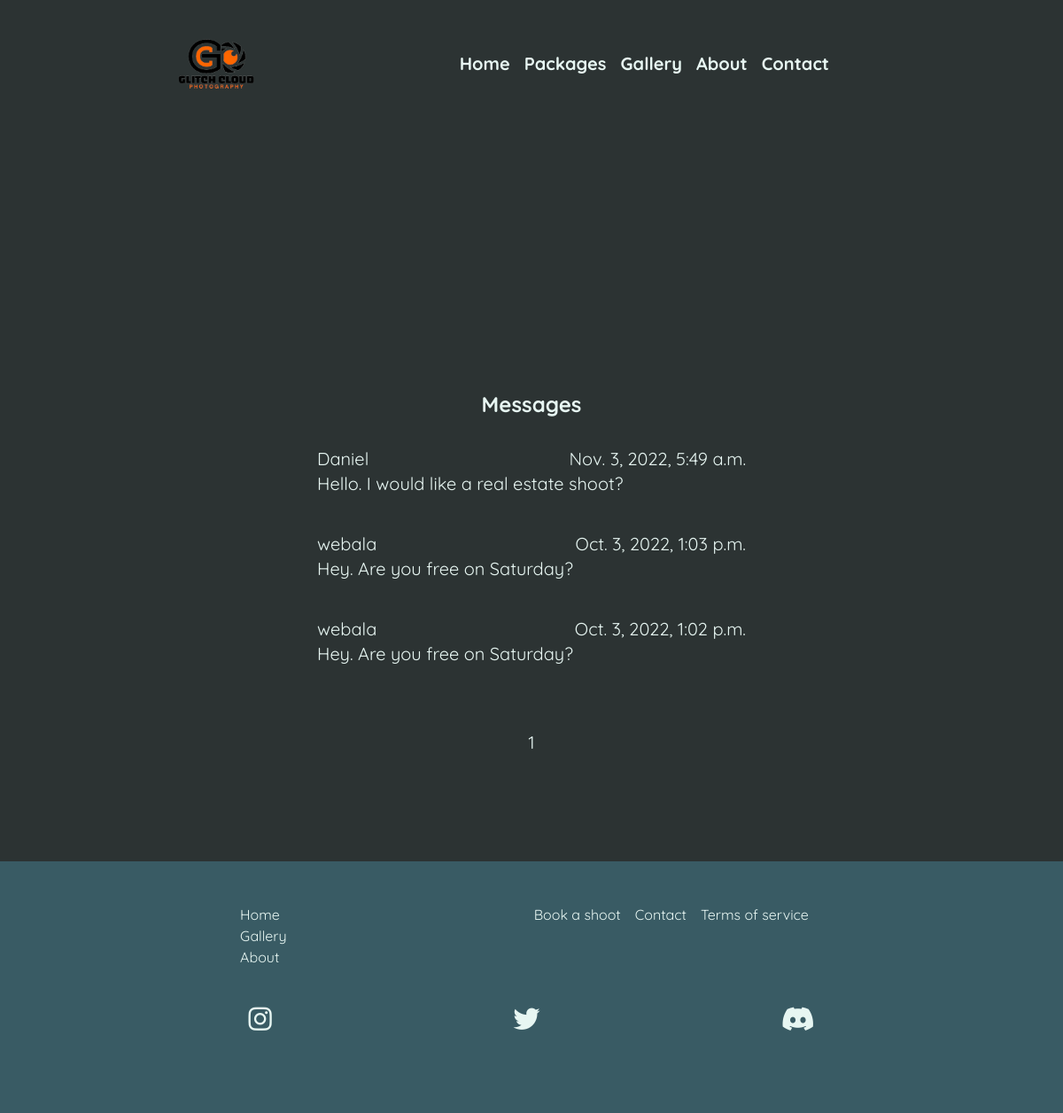
The app's page /dashboard/messages (signed in) with its own data.
### shop/models.py (models this page shows)
class Message(models.Model):
    email = models.EmailField()
    name = models.CharField(max_length=20)
    message = models.CharField(max_length=300)
    date = models.DateTimeField(auto_now_add=True)
    read = models.BooleanField(default=False)

### dashboard/views.py (the view)
# urls.py: path("messages", MessagesList.as_view(), name="messages-list"),
class MessagesList(LoginRequiredMixin, ListView):
    model = Message
    template_name: str = "messages.html"
    context_object_name: str = "client_messages"
    paginate_by: int = 10
    ordering = ['-id']

### dashboard/templates/messages.html
{% extends 'base.html' %}
{% block content %}
<section class="messages pt-20 ">
    <div class="flex flex-col items-center mt-10 text-xl">
        <div class="flex justify-start">
            <h1 class="font-bold text-2xl">Messages</h1>
        </div>
        {% if not client_messages %}
        <p>No messages.</p>
        {% else %}
        <div class="w-full md:w-1/2">
            {% for message in client_messages %}
            <a href="/dashboard/message/{{message.id}}" class="hover:text-black">
                <div {% if message.read %} class="rounded-lg my-4 p-2" {% else %}
                    class="border-2 border-blue-500 hover:border transition duration-300 ease-in-out rounded-lg my-4 p-2" {% endif %}>
                    <div class="flex justify-between">
                        <p>{{message.name}}</p>
                        <p>{{message.date}}</p>
                    </div>
                    <div>
                        <p class="truncate">{{message.message}}</p>
                    </div>
                </div>
            </a>
            {% endfor %}
        </div>
        {% include 'paginator.html' %}
        {% endif %}
    </div>
</section>
{% endblock %}

### static/css/style.css (style rules this page uses)
a { color: #7be5e9; }

### records on screen
Message: name "Daniel", date "Nov. 3, 2022, 5:49 a.m.", message "Hello. I would like a real estate shoot?"
Message: name "webala", date "Oct. 3, 2022, 1:03 p.m.", message "Hey. Are you free on Saturday?"
Message: name "webala", date "Oct. 3, 2022, 1:02 p.m.", message "Hey. Are you free on Saturday?"

### other values on screen
{{ page_obj.number }} "1"
